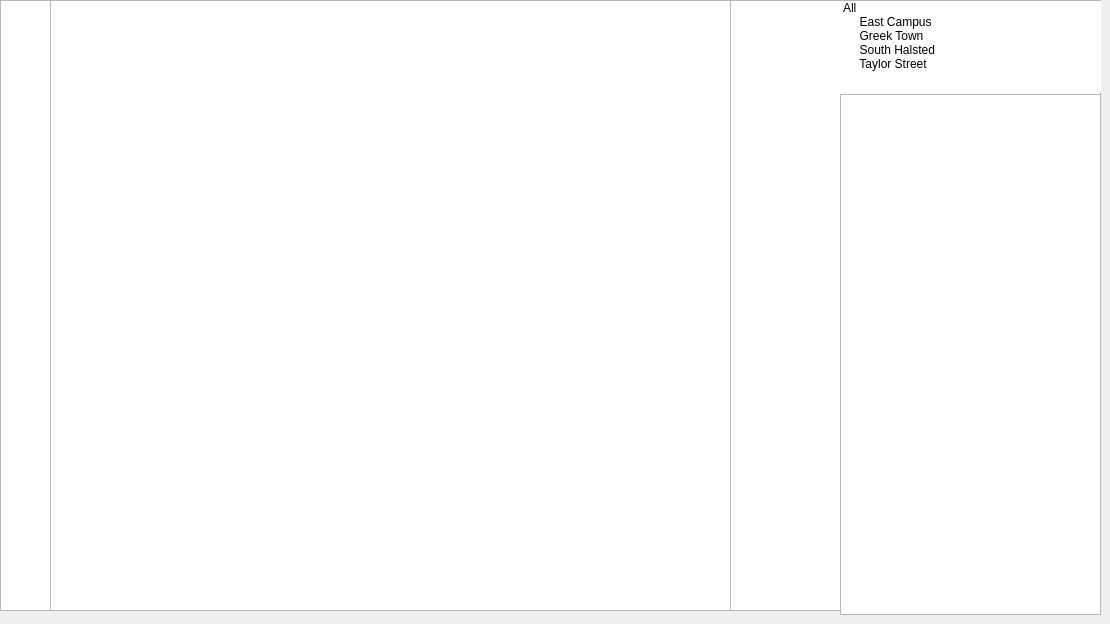
    <widget class="QWidget" name="Food">
     <property name="styleSheet">
      <string notr="true"/>
     </property>
     <attribute name="title">
      <string>Restaurants</string>
     </attribute>
     <widget class="QListWidget" name="listWidget_Area">
      <property name="geometry">
       <rect>
        <x>840</x>
        <y>1</y>
        <width>261</width>
        <height>91</height>
       </rect>
      </property>
      <property name="styleSheet">
       <string notr="true">QListView {

border-style: solid;

 }
</string>
      </property>
      <item>
       <property name="text">
        <string>All</string>
       </property>
      </item>
      <item>
       <property name="text">
        <string>     East Campus</string>
       </property>
      </item>
      <item>
       <property name="text">
        <string>     Greek Town</string>
       </property>
      </item>
      <item>
       <property name="text">
        <string>     South Halsted</string>
       </property>
      </item>
      <item>
       <property name="text">
        <string>     Taylor Street</string>
       </property>
      </item>
     </widget>
     <widget class="QListWidget" name="listWidget_Rest">
      <property name="geometry">
       <rect>
        <x>840</x>
        <y>93</y>
        <width>261</width>
        <height>519</height>
       </rect>
      </property>
      <property name="styleSheet">
       <string notr="true">QListView {

border-style: solid;

 }
</string>
      </property>
      <item>
       <property name="text">
        <string>New Item</string>
       </property>
       <property name="background">
        <brush brushstyle="SolidPattern">
         <color alpha="255">
          <red>0</red>
          <green>255</green>
          <blue>0</blue>
         </color>
        </brush>
       </property>
      </item>
      <item>
       <property name="text">
        <string>New Item</string>
       </property>
      </item>
      <item>
       <property name="text">
        <string>New Item</string>
       </property>
      </item>
      <item>
       <property name="text">
        <string>New Item</string>
       </property>
      </item>
      <item>
       <property name="text">
        <string>New Item</string>
       </property>
      </item>
      <item>
       <property name="text">
        <string>New Item</string>
       </property>
      </item>
      <item>
       <property name="text">
        <string>New Item</string>
       </property>
      </item>
      <item>
       <property name="text">
        <string>New Item</string>
       </property>
      </item>
      <item>
       <property name="text">
        <string>New Item</string>
       </property>
      </item>
     </widget>
     <widget class="QGraphicsView" name="graphicsView_Rest">
      <property name="geometry">
       <rect>
        <x>0</x>
        <y>0</y>
        <width>1101</width>
        <height>611</height>
       </rect>
      </property>
     </widget>
     <widget class="QTextBrowser" name="textBrowser">
      <property name="geometry">
       <rect>
        <x>50</x>
        <y>0</y>
        <width>681</width>
        <height>611</height>
       </rect>
      </property>
     </widget>
     <widget class="QTextBrowser" name="textBrowser_2">
      <property name="geometry">
       <rect>
        <x>840</x>
        <y>94</y>
        <width>261</width>
        <height>521</height>
       </rect>
      </property>
     </widget>
     <zorder>listWidget_Rest</zorder>
     <zorder>graphicsView_Rest</zorder>
     <zorder>listWidget_Area</zorder>
     <zorder>textBrowser</zorder>
     <zorder>textBrowser_2</zorder>
    </widget>
